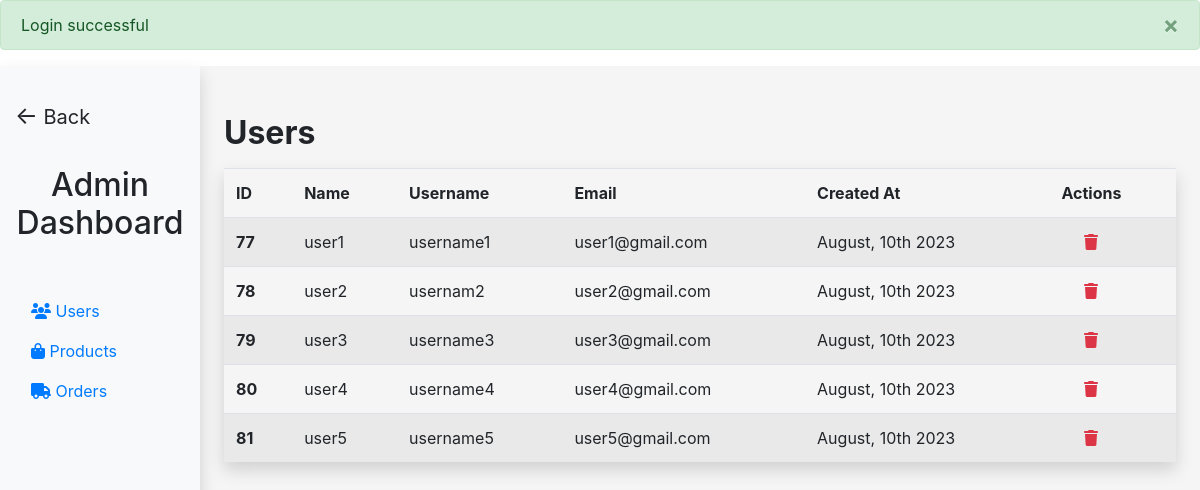
Page /admin/index.php (signed in) on the committed database.
### tables this page shows
CREATE TABLE `users` (
  `user_id` int(11) NOT NULL,
  `name` varchar(255) NOT NULL,
  `username` varchar(255) NOT NULL,
  `email` varchar(255) NOT NULL,
  `password` varchar(255) NOT NULL,
  `is_admin` int(11) NOT NULL DEFAULT 0,
  `created_at` datetime NOT NULL DEFAULT current_timestamp()
);

### app/classes/User.php (called while the page is built, shortened)
<?php
class User
{
  protected $conn;
  public function __construct()
  {
    global $conn;
    $this->conn = $conn;
  }
  public function get_all()
  {
    $query = "SELECT * FROM users WHERE is_admin = 0";
    $result = $this->conn->query($query);
    $users = $result->fetch_all(MYSQLI_ASSOC);
    return $users;
  }
}
?>

### admin/index.php (the view, shortened to what this page needs)
<?php
require_once '../app/config/config.php';
require_once './../app/classes/User.php';
$user = new User();
$users = $user->get_all();
require_once './inc/head.php';
?>
<main class="col-md-9 ms-sm-auto col-lg-10 px-md-4">
  <h2 class="mt-5 mb-3 font-weight-bold">Users</h2>
  <table class="table table-striped shadow">
    <thead class="font-weight-bold">
      <tr>
        <td scope="col">ID</td>
        <td scope="col">Name</td>
        <td scope="col">Username</td>
        <td scope="col">Email</td>
        <td scope="col">Created At</td>
        <td scope="col">Actions</td>
      </tr>
    </thead>
    <tbody>
      <?php foreach ($users as $user): ?>
        <tr>
          <th scope="row">
            <?= $user['user_id'] ?>
          </th>
          <td>
            <?= $user['name'] ?>
          </td>
          <td>
            <?= $user['username'] ?>
          </td>
          <td>
            <?= $user['email'] ?>
          </td>
          <td>
            <?= date("F, jS Y", strtotime($user['created_at'])) ?>
          </td>
          <td>
            <a class="text-danger" href="./delete_user.php?id=<?= $user['user_id'] ?>">
              <i class="fa-solid fa-trash"></i>
            </a>
          </td>
        </tr>
      <?php endforeach; ?>
    </tbody>
  </table>
  </main>
  <?php
  require_once './inc/footer.php';
  ?>

### rows in the picture
users: user_id "77", name "user1", username "username1", email "user1@gmail.com", created_at "August, 10th 2023"
users: user_id "78", name "user2", username "usernam2", email "user2@gmail.com", created_at "August, 10th 2023"
users: user_id "79", name "user3", username "username3", email "user3@gmail.com", created_at "August, 10th 2023"
users: user_id "80", name "user4", username "username4", email "user4@gmail.com", created_at "August, 10th 2023"
users: user_id "81", name "user5", username "username5", email "user5@gmail.com", created_at "August, 10th 2023"

### other values in the picture
$_SESSION['message']['text'] "Login successful"
